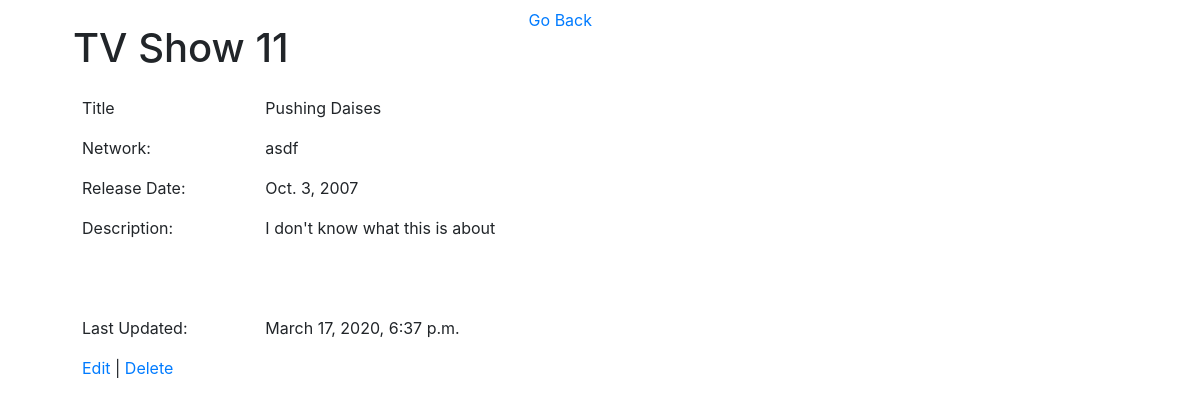
The page /shows/11 on the database its author committed.
### tvShowsApp/models.py (models this page shows)
class show(models.Model):
    title = models.CharField(max_length=255)
    network = models.CharField(max_length=255)
    release_date = models.DateField()
    description = models.TextField()
    created_at = models.DateTimeField(auto_now_add=True)
    updated_at = models.DateTimeField(auto_now=True)
    objects = showManager()

### tvShowsApp/views.py (the view)
# urls.py: path('shows/<int:showid>', views.showinfo),
def showinfo(request,showid):
    context = {
        'showinfo':show.objects.get(id=showid)
    }
    return render(request, "shows.html",context)

### tvShowsApp/templates/shows.html (shortened to what this page needs)
<!DOCTYPE html>
<html lang="en">
<head>
    <link rel="stylesheet" href="https://stackpath.bootstrapcdn.com/bootstrap/4.4.1/css/bootstrap.min.css">
</head>
<body>
    <div class="col-11 container">
        <div class="col-6 p-2"><a style="float: right;" href="/shows">Go Back</a></div>
        <div class="row">
            <div class="col-12 p-2">
                <h1> TV Show {{showinfo.id}}</h1>
            </div>
        </div>
        <div class="row">
            <div class="col-2 ml-4 p-2">Title</div>
            <div class="col-8 p-2">{{showinfo.title}}</div>
        </div>
        <div class="row">
            <div class="col-2 ml-4 p-2">Network:</div>
            <div class="col-8 p-2">{{showinfo.network}}</div>
        </div>
        <div class="row">
            <div class="col-2 ml-4 p-2">Release Date:</div>
            <div class="col-8 p-2">{{showinfo.release_date}}</div>
        </div>
        <div class="row">
            <div class="col-2 ml-4 p-2">Description:</div>
            <div style="height: 100px;" class="col-8 p-2">{{showinfo.description}}</div>
        </div>
        <div style="justify-content: baseline;" class="row">
            <div class="col-2 ml-4 p-2">Last Updated:</div>
            <div class="col-8 p-2">{{showinfo.updated_at}}</div>
        </div>
        <div class="row">
        <div class="col-3 ml-4 p-2"> <a href="/shows/{{showinfo.id}}/edit">Edit</a> | <a href="/shows/{{showinfo.id}}/delete">Delete</a></div>
    </div>
    </div>
</body>
</html>

### rows shown on the page
show: id "11", title "Pushing Daises", network "asdf", release_date "Oct. 3, 2007", description "I don't know what this is about", updated_at "March 17, 2020, 6:37 p.m."
